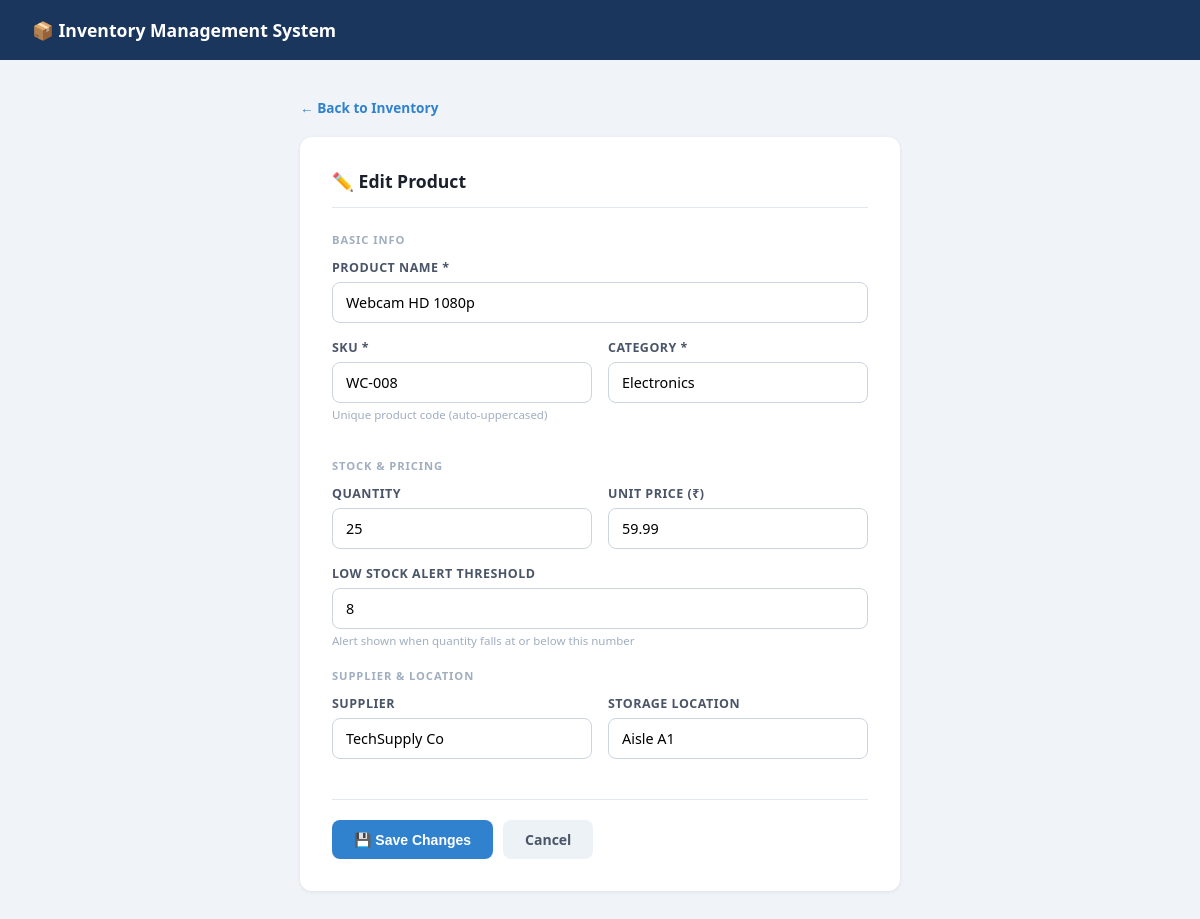
Page /edit/8 on the committed database.
### tables this page shows
CREATE TABLE products (
            id INTEGER PRIMARY KEY AUTOINCREMENT,
            name TEXT NOT NULL,
            sku TEXT UNIQUE NOT NULL,
            category TEXT NOT NULL,
            quantity INTEGER DEFAULT 0,
            unit_price REAL DEFAULT 0.0,
            supplier TEXT,
            location TEXT,
            low_stock_threshold INTEGER DEFAULT 10,
            created_at TIMESTAMP DEFAULT CURRENT_TIMESTAMP,
            updated_at TIMESTAMP DEFAULT CURRENT_TIMESTAMP
        );

### app.py (the view, shortened to what this page needs)
@app.route("/edit/<int:pid>", methods=["GET", "POST"])
def edit(pid):
    conn = get_db()
    product = conn.execute("SELECT * FROM products WHERE id=?", (pid,)).fetchone()
    if not product:
        conn.close()
        flash("Product not found.", "error")
        return redirect(url_for("index"))
    conn.close()
    return render_template("form.html", product=product, action="Edit")

### app.py (called while the page is built)
def get_db():
    conn = sqlite3.connect(DB)
    conn.row_factory = sqlite3.Row
    return conn

### templates/form.html (shortened to what this page needs)
<!DOCTYPE html>
<html lang="en">
<head>
</head>
<body>
<div class="navbar"><h1>📦 Inventory Management System</h1></div>
<div class="container">
  <a href="/" class="back">← Back to Inventory</a>
  <div class="card">
    <h2>{{ '➕ Add New Product' if action == 'Add' else '✏️ Edit Product' }}</h2>
    <form method="POST">
      <div class="section-label">Basic Info</div>
      <div class="form-group">
        <label>Product Name *</label>
        <input type="text" name="name" required placeholder="e.g. Wireless Keyboard"
               value="{{ product.name if product else '' }}"/>
      </div>
      <div class="grid-2">
        <div class="form-group">
          <label>SKU *</label>
          <input type="text" name="sku" required placeholder="e.g. WK-001"
                 value="{{ product.sku if product else '' }}"/>
          <div class="hint">Unique product code (auto-uppercased)</div>
        </div>
        <div class="form-group">
          <label>Category *</label>
          <input type="text" name="category" required placeholder="e.g. Electronics"
                 list="cat-list" value="{{ product.category if product else '' }}"/>
        </div>
      </div>
      <div class="section-label">Stock & Pricing</div>
      <div class="grid-2">
        <div class="form-group">
          <label>Quantity</label>
          <input type="number" name="quantity" min="0" placeholder="0"
                 value="{{ product.quantity if product else '0' }}"/>
        </div>
        <div class="form-group">
          <label>Unit Price (₹)</label>
          <input type="number" name="unit_price" min="0" step="0.01" placeholder="0.00"
                 value="{{ product.unit_price if product else '0.00' }}"/>
        </div>
      </div>
      <div class="form-group">
        <label>Low Stock Alert Threshold</label>
        <input type="number" name="low_stock_threshold" min="0" placeholder="10"
               value="{{ product.low_stock_threshold if product else '10' }}"/>
        <div class="hint">Alert shown when quantity falls at or below this number</div>
      </div>
      <div class="section-label">Supplier & Location</div>
      <div class="grid-2">
        <div class="form-group">
          <label>Supplier</label>
          <input type="text" name="supplier" placeholder="e.g. TechSupply Co"
                 value="{{ product.supplier if product else '' }}"/>
        </div>
        <div class="form-group">
          <label>Storage Location</label>
          <input type="text" name="location" placeholder="e.g. Aisle A1"
                 value="{{ product.location if product else '' }}"/>
        </div>
      </div>
      <div class="form-actions">
        <button type="submit" class="btn btn-primary">
          {{ '➕ Add Product' if action == 'Add' else '💾 Save Changes' }}
        </button>
        <a href="/" class="btn btn-gray">Cancel</a>
      </div>
    </form>
  </div>
</div>
</body>
</html>

### templates/form.html (style rules this page uses)
* { box-sizing: border-box; margin: 0; padding: 0; }
body { font-family: system-ui, sans-serif; background: #f0f4f8; color: #1a202c; }
.navbar { background: #1a365d; color: #fff; padding: 0 32px; height: 60px; display: flex; align-items: center; justify-content: space-between; }
.navbar h1 { font-size: 1.1rem; font-weight: 700; }
.container { max-width: 640px; margin: 36px auto; padding: 0 20px; }
.back { display: inline-flex; align-items: center; gap: 6px; color: #3182ce; text-decoration: none; font-size: 0.85rem; margin-bottom: 20px; font-weight: 600; }
.card { background: #fff; border-radius: 12px; padding: 32px; box-shadow: 0 1px 4px rgba(0,0,0,0.08); }
.card h2 { font-size: 1.1rem; font-weight: 700; margin-bottom: 24px; padding-bottom: 14px; border-bottom: 1px solid #e2e8f0; }
.grid-2 { display: grid; grid-template-columns: 1fr 1fr; gap: 16px; }
.form-group { margin-bottom: 16px; }
label { display: block; font-size: 0.78rem; font-weight: 600; color: #4a5568; margin-bottom: 6px; text-transform: uppercase; letter-spacing: 0.04em; }
input, select, textarea { width: 100%; padding: 10px 13px; border: 1px solid #cbd5e0; border-radius: 8px; font-size: 0.9rem; outline: none; font-family: inherit; background: #fff; }
.hint { font-size: 0.72rem; color: #a0aec0; margin-top: 4px; }
.form-actions { display: flex; gap: 10px; margin-top: 24px; padding-top: 20px; border-top: 1px solid #e2e8f0; }
.btn { padding: 10px 22px; border-radius: 8px; border: none; cursor: pointer; font-size: 0.875rem; font-weight: 700; text-decoration: none; display: inline-flex; align-items: center; gap: 6px; }
.btn-primary { background: #3182ce; color: #fff; }
.btn-gray { background: #edf2f7; color: #4a5568; }
.section-label { font-size: 0.7rem; text-transform: uppercase; letter-spacing: 0.08em; color: #a0aec0; font-weight: 700; margin: 20px 0 12px; }

### rows in the picture
products: name "Webcam HD 1080p", sku "WC-008", category "Electronics", quantity "25", unit_price "59.99", low_stock_threshold "8", supplier "TechSupply Co", location "Aisle A1"

### other values in the picture
{{ '➕ Add New Product' if action == 'Add' else '✏️ Edit Product' }} "✏️ Edit Product"
{{ '➕ Add Product' if action == 'Add' else '💾 Save Changes' }} "💾 Save Changes"
